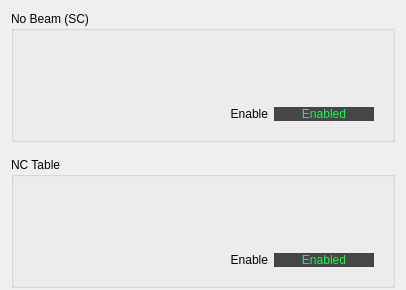
          <widget class="QFrame" name="frame_15">
           <property name="frameShape">
            <enum>QFrame::NoFrame</enum>
           </property>
           <property name="frameShadow">
            <enum>QFrame::Raised</enum>
           </property>
           <layout class="QGridLayout" name="gridLayout_19">
            <item row="0" column="0">
             <widget class="QGroupBox" name="groupBox_13">
              <property name="minimumSize">
               <size>
                <width>0</width>
                <height>131</height>
               </size>
              </property>
              <property name="maximumSize">
               <size>
                <width>16777215</width>
                <height>131</height>
               </size>
              </property>
              <property name="title">
               <string>No Beam (SC)</string>
              </property>
              <layout class="QGridLayout" name="gridLayout_15">
               <item row="0" column="0">
                <widget class="PyDMEmbeddedDisplay" name="PyDMEmbeddedDisplay_10">
                 <property name="minimumSize">
                  <size>
                   <width>360</width>
                   <height>52</height>
                  </size>
                 </property>
                 <property name="maximumSize">
                  <size>
                   <width>369</width>
                   <height>70</height>
                  </size>
                 </property>
                 <property name="toolTip">
                  <string/>
                 </property>
                 <property name="frameShape">
                  <enum>QFrame::NoFrame</enum>
                 </property>
                 <property name="macros" stdset="0">
                  <string>{&quot;P&quot;:&quot;${DEVICE}:TMIT&quot;,&quot;THR&quot;:&quot;T0_IDL&quot;,&quot;NUM&quot;:&quot;0&quot;,&quot;FORMAT&quot;:&quot;DEFAULT&quot;}</string>
                 </property>
                 <property name="filename" stdset="0">
                  <string>mps_inline_threshold_rbv.py</string>
                 </property>
                </widget>
               </item>
               <item row="1" column="0">
                <widget class="QFrame" name="frame_16">
                 <property name="frameShape">
                  <enum>QFrame::NoFrame</enum>
                 </property>
                 <property name="frameShadow">
                  <enum>QFrame::Raised</enum>
                 </property>
                 <layout class="QGridLayout" name="gridLayout_32">
                  <item row="0" column="0">
                   <widget class="QLabel" name="label_27">
                    <property name="text">
                     <string>Enable</string>
                    </property>
                    <property name="alignment">
                     <set>Qt::AlignRight|Qt::AlignTrailing|Qt::AlignVCenter</set>
                    </property>
                   </widget>
                  </item>
                  <item row="0" column="1">
                   <widget class="PyDMLabel" name="PyDMLabel_21">
                    <property name="maximumSize">
                     <size>
                      <width>100</width>
                      <height>16777215</height>
                     </size>
                    </property>
                    <property name="toolTip">
                     <string/>
                    </property>
                    <property name="styleSheet">
                     <string notr="true">color: rgb(12, 255, 68);
background-color: rgb(70, 70, 70);</string>
                    </property>
                    <property name="text">
                     <string>Enabled</string>
                    </property>
                    <property name="alignment">
                     <set>Qt::AlignCenter</set>
                    </property>
                    <property name="showUnits" stdset="0">
                     <bool>true</bool>
                    </property>
                    <property name="channel" stdset="0">
                     <string>ca://${DEVICE}:TMIT_IDL_EN</string>
                    </property>
                   </widget>
                  </item>
                 </layout>
                </widget>
               </item>
              </layout>
             </widget>
            </item>
            <item row="1" column="0">
             <widget class="QGroupBox" name="groupBox_14">
              <property name="minimumSize">
               <size>
                <width>0</width>
                <height>131</height>
               </size>
              </property>
              <property name="maximumSize">
               <size>
                <width>16777215</width>
                <height>112</height>
               </size>
              </property>
              <property name="title">
               <string>NC Table</string>
              </property>
              <layout class="QGridLayout" name="gridLayout_14">
               <item row="0" column="0">
                <widget class="PyDMEmbeddedDisplay" name="PyDMEmbeddedDisplay_11">
                 <property name="minimumSize">
                  <size>
                   <width>360</width>
                   <height>52</height>
                  </size>
                 </property>
                 <property name="maximumSize">
                  <size>
                   <width>369</width>
                   <height>70</height>
                  </size>
                 </property>
                 <property name="toolTip">
                  <string/>
                 </property>
                 <property name="frameShape">
                  <enum>QFrame::NoFrame</enum>
                 </property>
                 <property name="macros" stdset="0">
                  <string>{&quot;P&quot;:&quot;${DEVICE}:TMIT&quot;,&quot;THR&quot;:&quot;T0_LC1&quot;,&quot;NUM&quot;:&quot;0&quot;,&quot;FORMAT&quot;:&quot;DEFAULT&quot;}</string>
                 </property>
                 <property name="filename" stdset="0">
                  <string>mps_inline_threshold_rbv.py</string>
                 </property>
                </widget>
               </item>
               <item row="1" column="0">
                <widget class="QFrame" name="frame_17">
                 <property name="frameShape">
                  <enum>QFrame::NoFrame</enum>
                 </property>
                 <property name="frameShadow">
                  <enum>QFrame::Raised</enum>
                 </property>
                 <layout class="QGridLayout" name="gridLayout_33">
                  <item row="0" column="0">
                   <widget class="QLabel" name="label_28">
                    <property name="text">
                     <string>Enable</string>
                    </property>
                    <property name="alignment">
                     <set>Qt::AlignRight|Qt::AlignTrailing|Qt::AlignVCenter</set>
                    </property>
                   </widget>
                  </item>
                  <item row="0" column="1">
                   <widget class="PyDMLabel" name="PyDMLabel_22">
                    <property name="maximumSize">
                     <size>
                      <width>100</width>
                      <height>16777215</height>
                     </size>
                    </property>
                    <property name="toolTip">
                     <string/>
                    </property>
                    <property name="styleSheet">
                     <string notr="true">color: rgb(12, 255, 68);
background-color: rgb(70, 70, 70);</string>
                    </property>
                    <property name="text">
                     <string>Enabled</string>
                    </property>
                    <property name="alignment">
                     <set>Qt::AlignCenter</set>
                    </property>
                    <property name="showUnits" stdset="0">
                     <bool>true</bool>
                    </property>
                    <property name="channel" stdset="0">
                     <string>ca://${DEVICE}:TMIT_IDL_EN</string>
                    </property>
                   </widget>
                  </item>
                 </layout>
                </widget>
               </item>
              </layout>
             </widget>
            </item>
           </layout>
          </widget>
